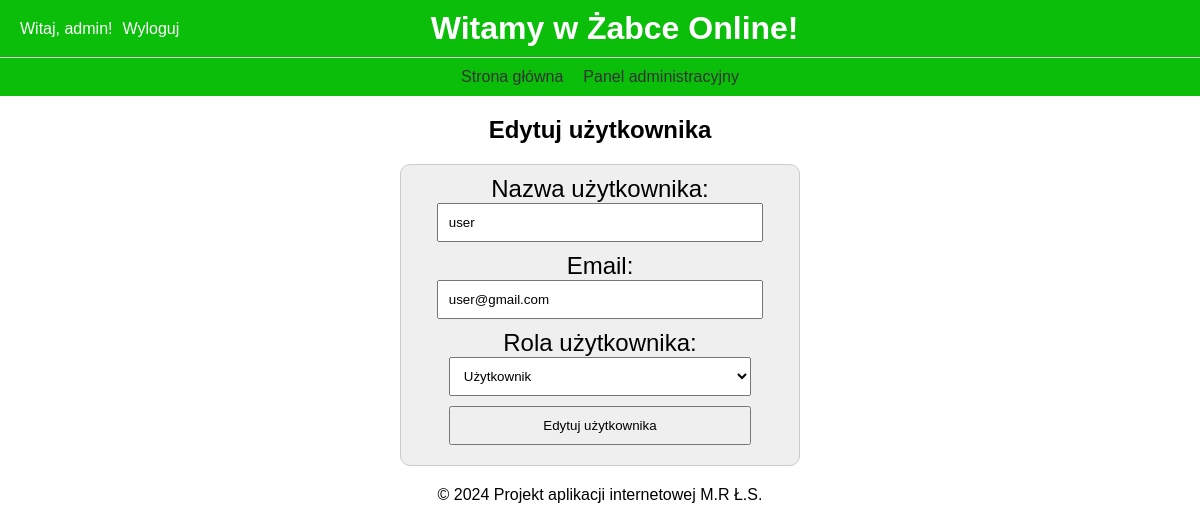
Page /admin/edit_user.php?id=2 (signed in) on the committed database.
### tables this page shows
CREATE TABLE `users` (
  `id` int(11) NOT NULL,
  `username` varchar(50) NOT NULL,
  `password` varchar(255) NOT NULL,
  `email` varchar(100) NOT NULL,
  `role` enum('user','moderator','administrator') NOT NULL DEFAULT 'user',
  `created_at` timestamp NOT NULL DEFAULT current_timestamp()
);

### includes/functions.php (called while the page is built, shortened)
<?php
function getUserById($id) {
    global $pdo;
    $sql = "SELECT * FROM users WHERE id = ?";
    $stmt = $pdo->prepare($sql);
    $stmt->execute([$id]);
    return $stmt->fetch(PDO::FETCH_ASSOC);
}
?>

### admin/edit_user.php (the view, shortened to what this page needs)
<?php
include '../includes/db.php';
include '../includes/functions.php';
include '../includes/header.php';
$user_id = $_GET['id'];
$user = getUserById($user_id);
?>
<h2>Edytuj użytkownika</h2>
<form method="post">
    <label for="username">Nazwa użytkownika:</label>
    <input type="text" id="username" name="username" value="<?php echo htmlspecialchars($user['username']); ?>" required>
    <label for="email">Email:</label>
    <input type="email" id="email" name="email" value="<?php echo htmlspecialchars($user['email']); ?>" required>
    <label for="role">Rola użytkownika:</label>
    <select id="role" name="role">
        <option value="user" <?php if ($user['role'] === 'user') echo 'selected'; ?>>Użytkownik</option>
    </select>
    <button type="submit">Edytuj użytkownika</button>
</form>
<?php include '../includes/footer.php'; ?>

### css/styles.css (style rules this page uses)
body { font-family: Arial, sans-serif; text-align: center; margin: 0; }
form, table { max-width: 400px; margin: 20px auto; padding: 10px; border: 1px solid #ccc; background: #efefef; box-sizing: border-box; margin-top: 5px; border-radius: 10px; text-align: center; font-size: 150%; }
form input, form select, form button { width: 80%; padding: 10px; margin-bottom: 10px; }

### rows in the picture
users: username "user", email "user@gmail.com", role "Użytkownik"

### other values in the picture
$_SESSION['user']['username'] "admin"
